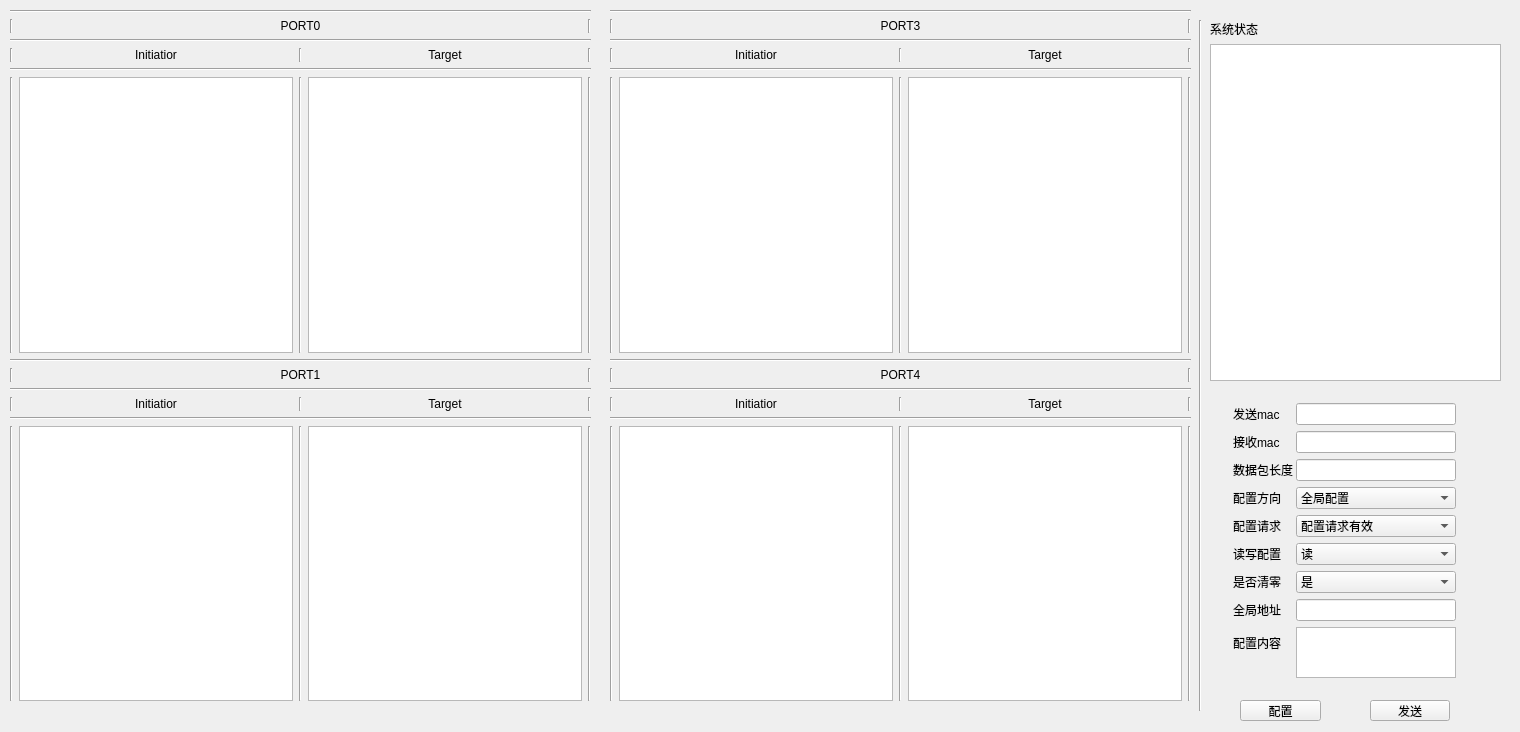
<?xml version="1.0" encoding="UTF-8"?>
<ui version="4.0">
 <class>Widget</class>
 <widget class="QWidget" name="Widget">
  <property name="geometry">
   <rect>
    <x>0</x>
    <y>0</y>
    <width>1520</width>
    <height>732</height>
   </rect>
  </property>
  <property name="sizePolicy">
   <sizepolicy hsizetype="Preferred" vsizetype="Preferred">
    <horstretch>0</horstretch>
    <verstretch>0</verstretch>
   </sizepolicy>
  </property>
  <property name="windowTitle">
   <string>Widget</string>
  </property>
  <widget class="QPushButton" name="configbn">
   <property name="geometry">
    <rect>
     <x>1240</x>
     <y>700</y>
     <width>81</width>
     <height>21</height>
    </rect>
   </property>
   <property name="text">
    <string>配置</string>
   </property>
  </widget>
  <widget class="QPushButton" name="sendbn">
   <property name="geometry">
    <rect>
     <x>1370</x>
     <y>700</y>
     <width>80</width>
     <height>21</height>
    </rect>
   </property>
   <property name="text">
    <string>发送</string>
   </property>
  </widget>
  <widget class="QWidget" name="formLayoutWidget">
   <property name="geometry">
    <rect>
     <x>1230</x>
     <y>400</y>
     <width>229</width>
     <height>281</height>
    </rect>
   </property>
   <layout class="QFormLayout" name="sendlayout">
    <property name="sizeConstraint">
     <enum>QLayout::SetNoConstraint</enum>
    </property>
    <property name="horizontalSpacing">
     <number>3</number>
    </property>
    <property name="leftMargin">
     <number>3</number>
    </property>
    <property name="topMargin">
     <number>3</number>
    </property>
    <property name="rightMargin">
     <number>3</number>
    </property>
    <property name="bottomMargin">
     <number>3</number>
    </property>
    <item row="0" column="0">
     <widget class="QLabel" name="smaclab">
      <property name="text">
       <string>发送mac</string>
      </property>
     </widget>
    </item>
    <item row="0" column="1">
     <widget class="QLineEdit" name="smacline"/>
    </item>
    <item row="1" column="0">
     <widget class="QLabel" name="rmaclab">
      <property name="text">
       <string>接收mac</string>
      </property>
     </widget>
    </item>
    <item row="1" column="1">
     <widget class="QLineEdit" name="rmacline"/>
    </item>
    <item row="2" column="0">
     <widget class="QLabel" name="length1lab">
      <property name="text">
       <string>数据包长度</string>
      </property>
     </widget>
    </item>
    <item row="2" column="1">
     <widget class="QLineEdit" name="lengthline"/>
    </item>
    <item row="3" column="0">
     <widget class="QLabel" name="directionlab">
      <property name="text">
       <string>配置方向</string>
      </property>
     </widget>
    </item>
    <item row="3" column="1">
     <widget class="QComboBox" name="directionBox">
      <item>
       <property name="text">
        <string>全局配置</string>
       </property>
      </item>
      <item>
       <property name="text">
        <string>tcam配置</string>
       </property>
      </item>
     </widget>
    </item>
    <item row="4" column="0">
     <widget class="QLabel" name="configreqlab">
      <property name="text">
       <string>配置请求</string>
      </property>
     </widget>
    </item>
    <item row="4" column="1">
     <widget class="QComboBox" name="configreqBox">
      <item>
       <property name="text">
        <string>配置请求有效</string>
       </property>
      </item>
      <item>
       <property name="text">
        <string>配置请求无效</string>
       </property>
      </item>
     </widget>
    </item>
    <item row="5" column="0">
     <widget class="QLabel" name="configwrlab">
      <property name="text">
       <string>读写配置</string>
      </property>
     </widget>
    </item>
    <item row="5" column="1">
     <widget class="QComboBox" name="configwrBox">
      <item>
       <property name="text">
        <string>读</string>
       </property>
      </item>
      <item>
       <property name="text">
        <string>写</string>
       </property>
      </item>
     </widget>
    </item>
    <item row="6" column="0">
     <widget class="QLabel" name="configclrlab">
      <property name="text">
       <string>是否清零</string>
      </property>
     </widget>
    </item>
    <item row="6" column="1">
     <widget class="QComboBox" name="configclrBox">
      <item>
       <property name="text">
        <string>是</string>
       </property>
      </item>
      <item>
       <property name="text">
        <string>否</string>
       </property>
      </item>
     </widget>
    </item>
    <item row="8" column="0">
     <widget class="QLabel" name="configdatalab">
      <property name="text">
       <string>配置内容</string>
      </property>
     </widget>
    </item>
    <item row="8" column="1">
     <widget class="QTextEdit" name="configdatatext"/>
    </item>
    <item row="7" column="0">
     <widget class="QLabel" name="globaladdrlab">
      <property name="text">
       <string>全局地址</string>
      </property>
     </widget>
    </item>
    <item row="7" column="1">
     <widget class="QLineEdit" name="globaladdrline"/>
    </item>
   </layout>
  </widget>
  <widget class="Line" name="line">
   <property name="geometry">
    <rect>
     <x>1190</x>
     <y>20</y>
     <width>20</width>
     <height>691</height>
    </rect>
   </property>
   <property name="orientation">
    <enum>Qt::Vertical</enum>
   </property>
  </widget>
  <widget class="QWidget" name="verticalLayoutWidget">
   <property name="geometry">
    <rect>
     <x>1210</x>
     <y>20</y>
     <width>291</width>
     <height>361</height>
    </rect>
   </property>
   <layout class="QVBoxLayout" name="sysreglayout">
    <item>
     <widget class="QLabel" name="sysreglabel">
      <property name="text">
       <string>系统状态</string>
      </property>
     </widget>
    </item>
    <item>
     <widget class="QTableView" name="sysregtable"/>
    </item>
   </layout>
  </widget>
  <widget class="QWidget" name="verticalLayoutWidget_3">
   <property name="geometry">
    <rect>
     <x>610</x>
     <y>10</y>
     <width>581</width>
     <height>691</height>
    </rect>
   </property>
   <layout class="QVBoxLayout" name="portreglayout2" stretch="0,0,0,0,0,0,0,0,0,0,0,0">
    <property name="sizeConstraint">
     <enum>QLayout::SetDefaultConstraint</enum>
    </property>
    <item>
     <widget class="Line" name="line_4">
      <property name="orientation">
       <enum>Qt::Horizontal</enum>
      </property>
     </widget>
    </item>
    <item>
     <layout class="QHBoxLayout" name="horizontalLayout_2">
      <item>
       <widget class="Line" name="line_8">
        <property name="orientation">
         <enum>Qt::Vertical</enum>
        </property>
       </widget>
      </item>
      <item>
       <widget class="QLabel" name="port3label_2">
        <property name="text">
         <string>PORT3</string>
        </property>
        <property name="alignment">
         <set>Qt::AlignCenter</set>
        </property>
       </widget>
      </item>
      <item>
       <widget class="Line" name="line_9">
        <property name="orientation">
         <enum>Qt::Vertical</enum>
        </property>
       </widget>
      </item>
     </layout>
    </item>
    <item>
     <widget class="Line" name="line_14">
      <property name="orientation">
       <enum>Qt::Horizontal</enum>
      </property>
     </widget>
    </item>
    <item>
     <layout class="QHBoxLayout" name="horizontalLayout_3">
      <item>
       <widget class="Line" name="line_11">
        <property name="orientation">
         <enum>Qt::Vertical</enum>
        </property>
       </widget>
      </item>
      <item>
       <widget class="QLabel" name="init3label">
        <property name="text">
         <string>Initiatior</string>
        </property>
        <property name="alignment">
         <set>Qt::AlignCenter</set>
        </property>
       </widget>
      </item>
      <item>
       <widget class="Line" name="line_12">
        <property name="orientation">
         <enum>Qt::Vertical</enum>
        </property>
       </widget>
      </item>
      <item>
       <widget class="QLabel" name="taraget3label">
        <property name="text">
         <string>Target</string>
        </property>
        <property name="alignment">
         <set>Qt::AlignCenter</set>
        </property>
       </widget>
      </item>
      <item>
       <widget class="Line" name="line_13">
        <property name="orientation">
         <enum>Qt::Vertical</enum>
        </property>
       </widget>
      </item>
     </layout>
    </item>
    <item>
     <widget class="Line" name="line_5">
      <property name="orientation">
       <enum>Qt::Horizontal</enum>
      </property>
     </widget>
    </item>
    <item>
     <layout class="QHBoxLayout" name="port3layout">
      <item>
       <widget class="Line" name="line_7">
        <property name="orientation">
         <enum>Qt::Vertical</enum>
        </property>
       </widget>
      </item>
      <item>
       <widget class="QTableView" name="init3table"/>
      </item>
      <item>
       <widget class="Line" name="line_3">
        <property name="orientation">
         <enum>Qt::Vertical</enum>
        </property>
       </widget>
      </item>
      <item>
       <widget class="QTableView" name="taraget3table"/>
      </item>
      <item>
       <widget class="Line" name="line_10">
        <property name="orientation">
         <enum>Qt::Vertical</enum>
        </property>
       </widget>
      </item>
     </layout>
    </item>
    <item>
     <widget class="Line" name="line_6">
      <property name="orientation">
       <enum>Qt::Horizontal</enum>
      </property>
     </widget>
    </item>
    <item>
     <layout class="QHBoxLayout" name="horizontalLayout_9">
      <item>
       <widget class="Line" name="line_44">
        <property name="orientation">
         <enum>Qt::Vertical</enum>
        </property>
       </widget>
      </item>
      <item>
       <widget class="QLabel" name="port1label_2">
        <property name="text">
         <string>PORT4</string>
        </property>
        <property name="alignment">
         <set>Qt::AlignCenter</set>
        </property>
       </widget>
      </item>
      <item>
       <widget class="Line" name="line_45">
        <property name="orientation">
         <enum>Qt::Vertical</enum>
        </property>
       </widget>
      </item>
     </layout>
    </item>
    <item>
     <widget class="Line" name="line_2">
      <property name="orientation">
       <enum>Qt::Horizontal</enum>
      </property>
     </widget>
    </item>
    <item>
     <layout class="QHBoxLayout" name="horizontalLayout_4">
      <item>
       <widget class="Line" name="line_15">
        <property name="orientation">
         <enum>Qt::Vertical</enum>
        </property>
       </widget>
      </item>
      <item>
       <widget class="QLabel" name="init4label">
        <property name="text">
         <string>Initiatior</string>
        </property>
        <property name="alignment">
         <set>Qt::AlignCenter</set>
        </property>
       </widget>
      </item>
      <item>
       <widget class="Line" name="line_16">
        <property name="orientation">
         <enum>Qt::Vertical</enum>
        </property>
       </widget>
      </item>
      <item>
       <widget class="QLabel" name="taraget4label">
        <property name="text">
         <string>Target</string>
        </property>
        <property name="alignment">
         <set>Qt::AlignCenter</set>
        </property>
       </widget>
      </item>
      <item>
       <widget class="Line" name="line_17">
        <property name="orientation">
         <enum>Qt::Vertical</enum>
        </property>
       </widget>
      </item>
     </layout>
    </item>
    <item>
     <widget class="Line" name="line_18">
      <property name="orientation">
       <enum>Qt::Horizontal</enum>
      </property>
     </widget>
    </item>
    <item>
     <layout class="QHBoxLayout" name="port4layout_2">
      <item>
       <widget class="Line" name="line_41">
        <property name="orientation">
         <enum>Qt::Vertical</enum>
        </property>
       </widget>
      </item>
      <item>
       <widget class="QTableView" name="init4table"/>
      </item>
      <item>
       <widget class="Line" name="line_43">
        <property name="orientation">
         <enum>Qt::Vertical</enum>
        </property>
       </widget>
      </item>
      <item>
       <widget class="QTableView" name="taraget4table">
        <property name="enabled">
         <bool>true</bool>
        </property>
       </widget>
      </item>
      <item>
       <widget class="Line" name="line_42">
        <property name="orientation">
         <enum>Qt::Vertical</enum>
        </property>
       </widget>
      </item>
     </layout>
    </item>
   </layout>
  </widget>
  <widget class="QWidget" name="verticalLayoutWidget_4">
   <property name="geometry">
    <rect>
     <x>10</x>
     <y>10</y>
     <width>581</width>
     <height>691</height>
    </rect>
   </property>
   <layout class="QVBoxLayout" name="portreglayout2_2" stretch="0,0,0,0,0,0,0,0,0,0,0,0">
    <property name="sizeConstraint">
     <enum>QLayout::SetDefaultConstraint</enum>
    </property>
    <item>
     <widget class="Line" name="line_19">
      <property name="orientation">
       <enum>Qt::Horizontal</enum>
      </property>
     </widget>
    </item>
    <item>
     <layout class="QHBoxLayout" name="horizontalLayout_5">
      <item>
       <widget class="Line" name="line_20">
        <property name="orientation">
         <enum>Qt::Vertical</enum>
        </property>
       </widget>
      </item>
      <item>
       <widget class="QLabel" name="port0label">
        <property name="text">
         <string>PORT0</string>
        </property>
        <property name="alignment">
         <set>Qt::AlignCenter</set>
        </property>
       </widget>
      </item>
      <item>
       <widget class="Line" name="line_21">
        <property name="orientation">
         <enum>Qt::Vertical</enum>
        </property>
       </widget>
      </item>
     </layout>
    </item>
    <item>
     <widget class="Line" name="line_22">
      <property name="orientation">
       <enum>Qt::Horizontal</enum>
      </property>
     </widget>
    </item>
    <item>
     <layout class="QHBoxLayout" name="horizontalLayout_6">
      <item>
       <widget class="Line" name="line_23">
        <property name="orientation">
         <enum>Qt::Vertical</enum>
        </property>
       </widget>
      </item>
      <item>
       <widget class="QLabel" name="init0label">
        <property name="text">
         <string>Initiatior</string>
        </property>
        <property name="alignment">
         <set>Qt::AlignCenter</set>
        </property>
       </widget>
      </item>
      <item>
       <widget class="Line" name="line_24">
        <property name="orientation">
         <enum>Qt::Vertical</enum>
        </property>
       </widget>
      </item>
      <item>
       <widget class="QLabel" name="taraget0label">
        <property name="text">
         <string>Target</string>
        </property>
        <property name="alignment">
         <set>Qt::AlignCenter</set>
        </property>
       </widget>
      </item>
      <item>
       <widget class="Line" name="line_25">
        <property name="orientation">
         <enum>Qt::Vertical</enum>
        </property>
       </widget>
      </item>
     </layout>
    </item>
    <item>
     <widget class="Line" name="line_26">
      <property name="orientation">
       <enum>Qt::Horizontal</enum>
      </property>
     </widget>
    </item>
    <item>
     <layout class="QHBoxLayout" name="port3layout_2">
      <item>
       <widget class="Line" name="line_27">
        <property name="orientation">
         <enum>Qt::Vertical</enum>
        </property>
       </widget>
      </item>
      <item>
       <widget class="QTableView" name="init0table"/>
      </item>
      <item>
       <widget class="Line" name="line_28">
        <property name="orientation">
         <enum>Qt::Vertical</enum>
        </property>
       </widget>
      </item>
      <item>
       <widget class="QTableView" name="taraget0table"/>
      </item>
      <item>
       <widget class="Line" name="line_29">
        <property name="orientation">
         <enum>Qt::Vertical</enum>
        </property>
       </widget>
      </item>
     </layout>
    </item>
    <item>
     <widget class="Line" name="line_30">
      <property name="orientation">
       <enum>Qt::Horizontal</enum>
      </property>
     </widget>
    </item>
    <item>
     <layout class="QHBoxLayout" name="horizontalLayout_8">
      <item>
       <widget class="Line" name="line_36">
        <property name="orientation">
         <enum>Qt::Vertical</enum>
        </property>
       </widget>
      </item>
      <item>
       <widget class="QLabel" name="port1label">
        <property name="text">
         <string>PORT1</string>
        </property>
        <property name="alignment">
         <set>Qt::AlignCenter</set>
        </property>
       </widget>
      </item>
      <item>
       <widget class="Line" name="line_37">
        <property name="orientation">
         <enum>Qt::Vertical</enum>
        </property>
       </widget>
      </item>
     </layout>
    </item>
    <item>
     <widget class="Line" name="line_31">
      <property name="orientation">
       <enum>Qt::Horizontal</enum>
      </property>
     </widget>
    </item>
    <item>
     <layout class="QHBoxLayout" name="horizontalLayout_7">
      <item>
       <widget class="Line" name="line_32">
        <property name="orientation">
         <enum>Qt::Vertical</enum>
        </property>
       </widget>
      </item>
      <item>
       <widget class="QLabel" name="init1label">
        <property name="text">
         <string>Initiatior</string>
        </property>
        <property name="alignment">
         <set>Qt::AlignCenter</set>
        </property>
       </widget>
      </item>
      <item>
       <widget class="Line" name="line_33">
        <property name="orientation">
         <enum>Qt::Vertical</enum>
        </property>
       </widget>
      </item>
      <item>
       <widget class="QLabel" name="taraget1label">
        <property name="text">
         <string>Target</string>
        </property>
        <property name="alignment">
         <set>Qt::AlignCenter</set>
        </property>
       </widget>
      </item>
      <item>
       <widget class="Line" name="line_34">
        <property name="orientation">
         <enum>Qt::Vertical</enum>
        </property>
       </widget>
      </item>
     </layout>
    </item>
    <item>
     <widget class="Line" name="line_35">
      <property name="orientation">
       <enum>Qt::Horizontal</enum>
      </property>
     </widget>
    </item>
    <item>
     <layout class="QHBoxLayout" name="port4layout_3">
      <item>
       <widget class="Line" name="line_38">
        <property name="orientation">
         <enum>Qt::Vertical</enum>
        </property>
       </widget>
      </item>
      <item>
       <widget class="QTableView" name="init1table"/>
      </item>
      <item>
       <widget class="Line" name="line_39">
        <property name="orientation">
         <enum>Qt::Vertical</enum>
        </property>
       </widget>
      </item>
      <item>
       <widget class="QTableView" name="taraget1table">
        <property name="enabled">
         <bool>true</bool>
        </property>
       </widget>
      </item>
      <item>
       <widget class="Line" name="line_40">
        <property name="orientation">
         <enum>Qt::Vertical</enum>
        </property>
       </widget>
      </item>
     </layout>
    </item>
   </layout>
  </widget>
 </widget>
 <resources/>
 <connections/>
</ui>
